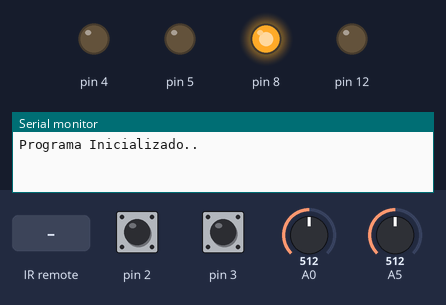
Simulated run of this sketch. Board: Arduino Uno, built with avr-gcc and run on an emulated ATmega328P. Shown: output pins drawn as LEDs (lit = HIGH), the last lines printed to the serial monitor. The test bench sets the inputs (shaded band); at power-on: A5 = 512, pin 2 HIGH, pin 3 HIGH, A0 = 512.

Above: at 1.2 s.
1.3 s: infrared code 0xFF30CF received
At 1.8 s:
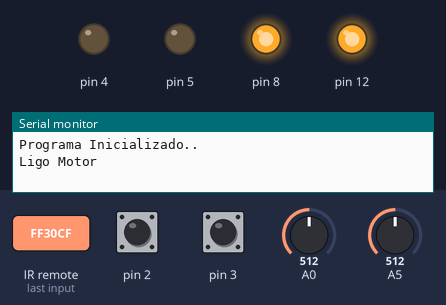
2.8 s: A5 set to 212
4.3 s: A5 set to 190
At 5.2 s:
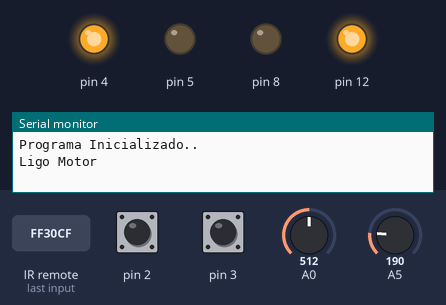
6.4 s: infrared code 0xFF18E7 received
At 7.2 s:
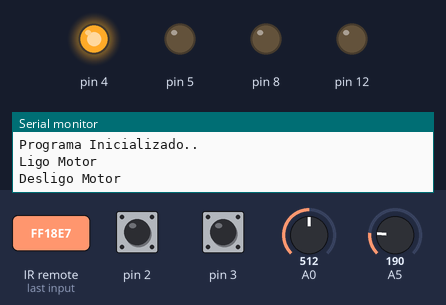
7.9 s: infrared code 0xFF7A85 received
At 9.1 s:
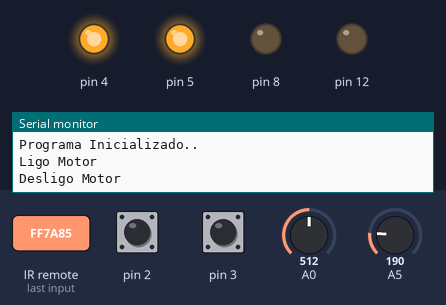
9.4 s: A5 set to 210
At 10.8 s:
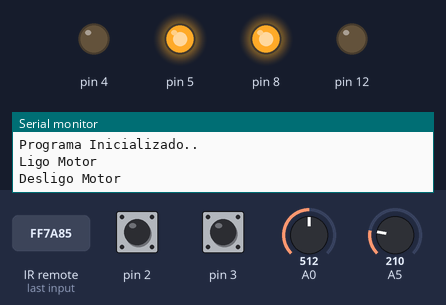
Timing chart, 0 to 12.4 s (numbered marks = the images above; inputs shaded):
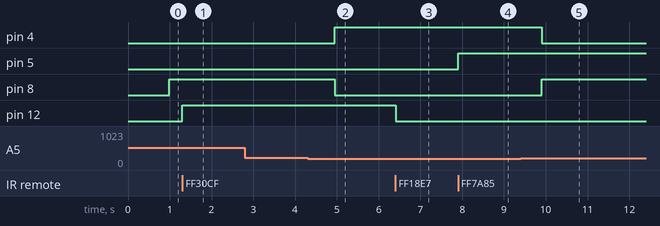

The sketch:

TrabalhoFinalTempoReal.ino
```cpp
#include <Arduino_FreeRTOS.h>
#include <semphr.h>
#include <IRremote.h>
int RECV_PIN = 7;
IRrecv irrecv(RECV_PIN);
decode_results results;

SemaphoreHandle_t xSemaforoMain;
void TaskMain( void *pvParameters );
void TaskJanelas( void *pvParameters );
void TaskControle( void *pvParameters );
void TaskNivelAgua( void *pvParameters );

int Janelas=0;
int Alarme=0;
int Motor=0;
int AcenderLuz=0;
int ControleLuz=0;
int HabilitaAutomatico=0;
int HabilitaAlarme=1;

void setup() {
  pinMode(2,INPUT);
  pinMode(3,INPUT);
  pinMode(4,OUTPUT);
  pinMode(5,OUTPUT);
  pinMode(8,OUTPUT);
  pinMode(12,OUTPUT);
  Serial.begin(9600);
  irrecv.enableIRIn();

  if ( xSemaforoMain == NULL )
    {
    xSemaforoMain = xSemaphoreCreateMutex();
  if ( ( xSemaforoMain ) != NULL )
      xSemaphoreGive( ( xSemaforoMain ) );
  }

  xTaskCreate(
    TaskMain
    ,  (const portCHAR *)"TaskMain"
    ,  128
    ,  NULL
    ,  2
    ,  NULL );

  xTaskCreate(
    TaskJanelas
    ,  (const portCHAR *)"TaskJanelas"
    ,  128
    ,  NULL
    ,  2
    ,  NULL );

  xTaskCreate(
    TaskControle
    ,  (const portCHAR *)"TaskControle"
    ,  128
    ,  NULL
    ,  2
    ,  NULL );

   xTaskCreate(
    TaskNivelAgua
    ,  (const portCHAR *)"TaskNivelAgua"
    ,  128
    ,  NULL
    ,  2
    ,  NULL );

  Serial.println("Programa Inicializado..");
}

void loop() {
  // put your main code here, to run repeatedly:
}

void TaskMain( void *pvParameters __attribute__((unused)) ){
  for(;;){
    vTaskDelay(300 / portTICK_PERIOD_MS );
    xSemaphoreTake( xSemaforoMain , portMAX_DELAY );
      if(Janelas==1 && Alarme==0 && HabilitaAlarme){
        Serial.println("Alarme!");
        Alarme=1;
      }
      if(results.value == 16738455 && Alarme==0){
        Serial.println("Habilita Alarme");
        Janelas=0;
        HabilitaAlarme=1;
      }
      if(results.value == 16738455 && Alarme==1){
        Serial.println("Desligo Alarme");
        Alarme=0;
        HabilitaAlarme=0;
      }
      if(results.value == 16724175 && Motor==0){
        Serial.println("Ligo Motor");
        digitalWrite(12,HIGH);
        Motor=1;
      }
      if(results.value == 16718055 && Motor==1){
        Serial.println("Desligo Motor");
        digitalWrite(12,LOW);
        Motor=0;
      }
      if(results.value == 16743045 && AcenderLuz==0){
        digitalWrite(5,HIGH);
        AcenderLuz=1;
        ControleLuz=1;
        HabilitaAutomatico=0;
      }
      if(results.value == 16716015 && AcenderLuz ==1){
        digitalWrite(5,LOW);
        AcenderLuz=0;
        ControleLuz=0;
        HabilitaAutomatico=0;
      }
      if(results.value == 16726215){
        HabilitaAutomatico=1;
      }
      if(HabilitaAutomatico){
        if(AcenderLuz){
          digitalWrite(5,HIGH);
        }
        else{
          digitalWrite(5,LOW);
        }
      }

  }
}

void TaskJanelas( void *pvParameters __attribute__((unused)) ){
  int J1;
  int J2;
  for(;;){
    vTaskDelay(100 / portTICK_PERIOD_MS );
    J1=digitalRead(3);
    J2=digitalRead(2);
    if((J1==0 || J2==0) && Janelas==0){
      xSemaphoreGive(xSemaforoMain);
      Janelas=1;
    }
  }
}

void TaskControle( void *pvParameters __attribute__((unused)) ){
  for(;;){
    if (irrecv.decode(&results)) {
      //Serial.println(results.value, DEC);
      xSemaphoreGive(xSemaforoMain);
      irrecv.resume();
    }
    vTaskDelay(20 / portTICK_PERIOD_MS );
  }
}

void TaskNivelAgua( void *pvParameters __attribute__((unused)) ){
  int agua;
  int luz;
  for(;;){
    vTaskDelay(1000 / portTICK_PERIOD_MS );
    agua=analogRead(A5);
    luz=analogRead(A0);
    if (agua<200){
      digitalWrite(4,HIGH);
      digitalWrite(8,LOW);
    }
    else{
      digitalWrite(4,LOW);
      digitalWrite(8,HIGH);
    }
    if (HabilitaAutomatico==1){
      if (luz>800 && AcenderLuz==0){
        xSemaphoreGive(xSemaforoMain);
        AcenderLuz=1;
      }
      else if(luz<=800 && AcenderLuz==1){
        xSemaphoreGive(xSemaforoMain);
        AcenderLuz=0;
      }
    }
  }
}
```

Measured:
- the behaviour switches between 200 and 199 on A5 (found by bisection; images 1 and 2)
- after the input at 1.3 s, pin 12: LOW → HIGH at once
- after the input at 2.8 s, every drawn part: stays the same
- after the input at 4.3 s, pin 4: LOW → HIGH after 0.65 s; pin 8: HIGH → LOW after 0.65 s
- after the input at 6.4 s, pin 12: HIGH → LOW at once
- after the input at 7.9 s, pin 5: LOW → HIGH at once
- after the input at 9.4 s, pin 4: HIGH → LOW after 0.50 s; pin 8: LOW → HIGH after 0.50 s
